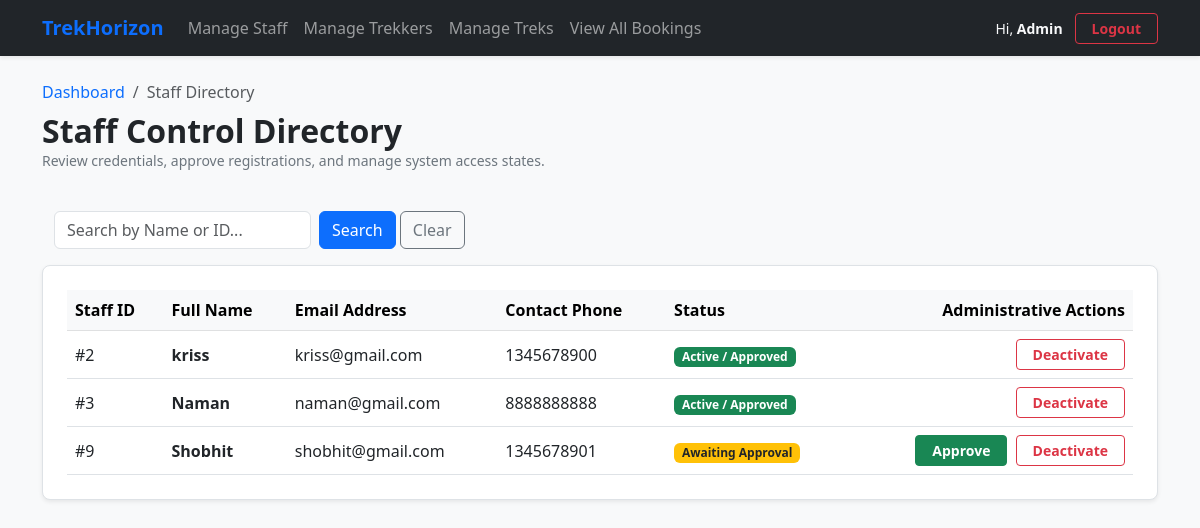
/admin/staff-details (signed in), run on an earlier commit of the app's database.
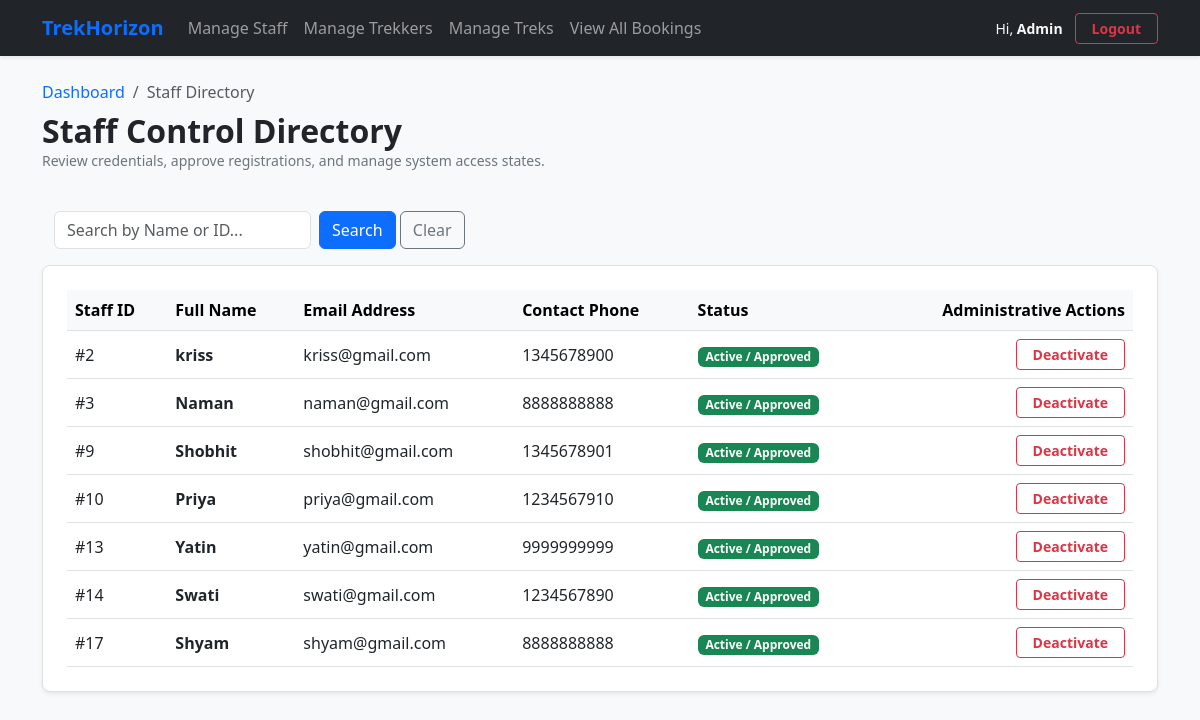
And on a later commit of the database.
### models.py (models this page shows)
class User(db.Model):
    user_id = db.Column(db.Integer, primary_key=True, autoincrement=True)
    name = db.Column(db.String(100), nullable=False)
    email = db.Column(db.String(100), nullable=False, unique=True)
    password = db.Column(db.String(255), nullable=False)
    phone = db.Column(db.String(20), nullable=True)
    role = db.Column(db.Enum('Admin', 'Staff', 'Trekker', name='user_roles'), nullable=False)
    status = db.Column(db.String(20), nullable=False, default='Approved')
    created_at = db.Column(db.DateTime, default=datetime.utcnow)
    managed_treks = db.relationship('Trek', backref='assigned_staff', lazy=True)
    bookings = db.relationship('Booking', backref='trekker', lazy=True)

### routes/admin.py (the view)
@app.route('/admin/staff-details')
def admin_staff_details():
    if not check_admin():
        return "Access Forbidden", 403
    search_query = request.args.get('search', '').strip()
    query = User.query.filter_by(role='Staff')
    if search_query:
        clean_id = search_query.replace('#', '').strip()
        if clean_id.isdigit():
            query = query.filter(User.user_id == int(clean_id))
        else:
            query = query.filter(User.name.like(f"%{search_query}%"))
    all_staff = query.all()
    return render_template('adminstaffdetails.html', staff_list=all_staff)

### routes/admin.py (called while the page is built)
def check_admin():
    return 'user_id' in session and session.get('user_role') == 'Admin'

### templates/adminstaffdetails.html (shortened to what this page needs)
{% extends 'base.html' %}
{% block content %}
<div class="row mb-4 align-items-center">
    <div class="col-12">
        <nav aria-label="breadcrumb">
            <ol class="breadcrumb mb-2">
                <li class="breadcrumb-item"><a href="/dashboard" class="text-decoration-none">Dashboard</a></li>
                <li class="breadcrumb-item active" aria-current="page">Staff Directory</li>
            </ol>
        </nav>
        <h2 class="fw-bold text-dark m-0">Staff Control Directory</h2>
        <p class="text-secondary small">Review credentials, approve registrations, and manage system access states.</p>
    </div>
</div>
<div class="container my-3">
    <form action="/admin/staff-details" method="GET" class="row g-2 align-items-center">
        <div class="col-auto">
            <input type="text" name="search" class="form-control" placeholder="Search by Name or ID..." value="{{ request.args.get('search', '') }}">
        </div>
        <div class="col-auto">
            <button type="submit" class="btn btn-primary">Search</button>
            <a href="/admin/staff-details" class="btn btn-outline-secondary">Clear</a>
        </div>
    </form>
</div>
<div class="row">
    <div class="col-12">
        <div class="card shadow-sm border rounded-3 p-4 bg-white">
            {% if staff_list %}
            <div class="table-responsive">
                <table class="table align-middle table-hover m-0">
                    <thead class="table-light">
                        <tr>
                            <th>Staff ID</th>
                            <th>Full Name</th>
                            <th>Email Address</th>
                            <th>Contact Phone</th>
                            <th>Status</th>
                            <th class="text-end">Administrative Actions</th>
                        </tr>
                    </thead>
                    <tbody>
                        {% for staff in staff_list %}
                        <tr>
                            <td>#{{ staff.user_id }}</td>
                            <td class="fw-bold text-dark">{{ staff.name }}</td>
                            <td>{{ staff.email }}</td>
                            <td>{{ staff.phone if staff.phone else 'N/A' }}</td>
                            <td>
                                {% if staff.status == 'Approved' %}
                                    <span class="badge bg-success">Active / Approved</span>
                                {% elif staff.status == 'Pending' %}
                                    <span class="badge bg-warning text-dark">Awaiting Approval</span>
                                {% else %}
                                    <span class="badge bg-danger">Deactivated</span>
                                {% endif %}
                            </td>
                            <td class="text-end">
                                {% if staff.status == 'Pending' %}
                                    <a href="/admin/staff/approve/{{ staff.user_id }}" class="btn btn-sm btn-success fw-bold px-3 me-1">Approve</a>
                                {% endif %}
                                {% if staff.status != 'Blacklisted' %}
                                    <a href="/admin/staff/blacklist/{{ staff.user_id }}" class="btn btn-sm btn-outline-danger fw-bold px-3">Deactivate</a>
                                {% else %}
                                    <a href="/admin/staff/approve/{{ staff.user_id }}" class="btn btn-sm btn-outline-success fw-bold px-3">Reactivate</a>
                                {% endif %}
                            </td>
                        </tr>
                        {% endfor %}
                    </tbody>
                </table>
            </div>
            {% else %}
            <div class="text-center py-4 text-muted">
                <p class="m-0">No staff members have registered in the system yet.</p>
            </div>
            {% endif %}
        </div>
    </div>
</div>
{% endblock %}

### templates/base.html (shortened to what this page needs)
<!DOCTYPE html>
<html lang="en">
<head>
    <link href="https://cdn.jsdelivr.net/npm/bootstrap@5.3.0/dist/css/bootstrap.min.css" rel="stylesheet">
</head>
<body class="bg-light d-flex flex-column min-vh-100">
    <nav class="navbar navbar-expand-lg navbar-dark bg-dark shadow-sm">
        <div class="container">
            <a class="navbar-brand fw-bold text-primary" href="/dashboard">TrekHorizon</a>
            <div class="collapse navbar-collapse" id="appNavbar">
                <ul class="navbar-nav me-auto align-items-center">
                    {% if session.get('user_role') == 'Admin' %}
                        <li class="nav-item"><a class="nav-link" href="/admin/staff-details">Manage Staff</a></li>
                        <li class="nav-item"><a class="nav-link" href="/admin/trekker-details">Manage Trekkers</a></li>
                        <li class="nav-item"><a class="nav-link" href="/admin/treks">Manage Treks</a></li>
                        <li class="nav-item"><a class="nav-link" href="/admin/history">View All Bookings</a></li>
                    {% endif %}
                </ul>
                <div class="navbar-nav ms-auto align-items-center gap-2">
                    <span class="text-light me-1 small">
                        Hi, <strong>{{ session.get('user_name', 'User') }}</strong>
                    </span>
                    <a class="btn btn-sm btn-outline-danger fw-bold px-3" href="/logout">Logout</a>
                </div>
            </div>
        </div>
    </nav>
    <main class="flex-grow-1 container my-4">
        {% block content %}{% endblock %}
    </main>
</body>
</html>

What changed in the data, as far as the page shows it:
changed User "Shobhit": status "Awaiting Approval Approve" → "Active / Approved"
added User: user_id "10", name "Priya", email "priya@gmail.com", phone "1234567910", status "Active / Approved"
added User: user_id "13", name "Yatin", email "yatin@gmail.com", phone "9999999999", status "Active / Approved"
added User: user_id "14", name "Swati", email "swati@gmail.com", phone "1234567890", status "Active / Approved"
added User: user_id "17", name "Shyam", email "shyam@gmail.com", phone "8888888888", status "Active / Approved"
